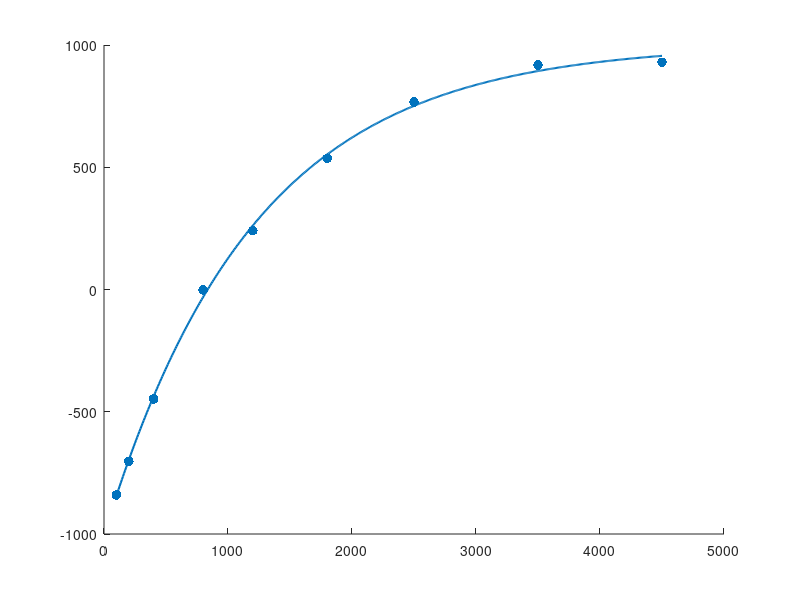

MATLAB code for this plot: (Note: this script raises an error after producing the figure.)
%% T1 Relaxation Fitting Example
% Example of T1 relaxation-time fitting using synthetic
% inversion-recovery MRI data.
%
% The script generates an ideal inversion-recovery signal,
% adds Gaussian noise, estimates T1 using nonlinear
% least-squares fitting, and calculates R-squared.
%
% Only synthetic data are used.

clear;
clc;
close all;

%% Inversion times (ms)

TI = [100 200 400 800 1200 1800 2500 3500 4500];

%% Ground-truth parameters

true_S0 = 1000;
true_T1 = 1200;  % ms

%% Generate synthetic inversion-recovery signal

signal_clean = true_S0 .* ...
    (1 - 2 .* exp(-TI ./ true_T1));

%% Add reproducible Gaussian noise

rng(42);
noise = 20 .* randn(size(TI));
signal_noisy = signal_clean + noise;

%% Define ideal inversion-recovery model

t1_model = @(p, ti) ...
    p(1) .* (1 - 2 .* exp(-ti ./ p(2)));

%% Initial parameter estimates

initial_guess = [max(signal_noisy), 1000];

%% Estimate S0 and T1

objective = @(p) sum( ...
    (signal_noisy - t1_model(p, TI)).^2 ...
);

estimated_parameters = fminsearch( ...
    objective, ...
    initial_guess ...
);

estimated_S0 = estimated_parameters(1);
estimated_T1 = estimated_parameters(2);

%% Calculate fitted signal

signal_predicted = t1_model( ...
    estimated_parameters, ...
    TI ...
);

%% Calculate R-squared

residual_sum_squares = sum( ...
    (signal_noisy - signal_predicted).^2 ...
);

total_sum_squares = sum( ...
    (signal_noisy - mean(signal_noisy)).^2 ...
);

R_squared = 1 - ...
    residual_sum_squares / total_sum_squares;

%% Display results

fprintf('True T1: %.1f ms\n', true_T1);
fprintf('Estimated T1: %.1f ms\n', estimated_T1);
fprintf('R-squared: %.4f\n', R_squared);

%% Generate fitted curve

TI_fit = linspace(min(TI), max(TI), 500);

signal_fit = t1_model( ...
    estimated_parameters, ...
    TI_fit ...
);

%% Plot results

figure;

scatter(TI, signal_noisy, 50, 'filled');
hold on;

plot(TI_fit, signal_fit, 'LineWidth', 1.5);
yline(0);

xlabel('Inversion time (ms)');
ylabel('Signal intensity (a.u.)');
title('Synthetic T1 Inversion-Recovery Fitting');

legend('Synthetic data', 'T1 fit');

grid on;
